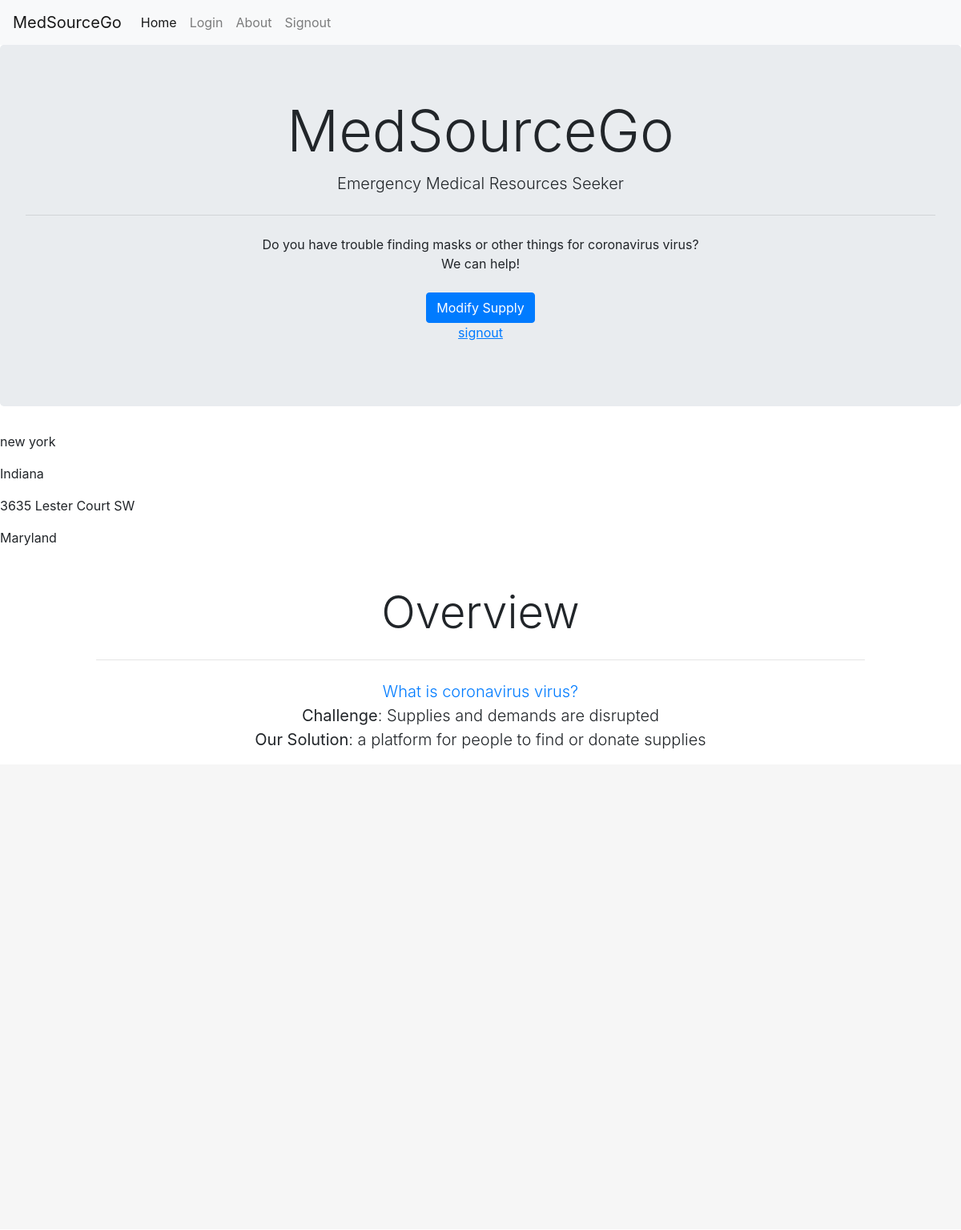
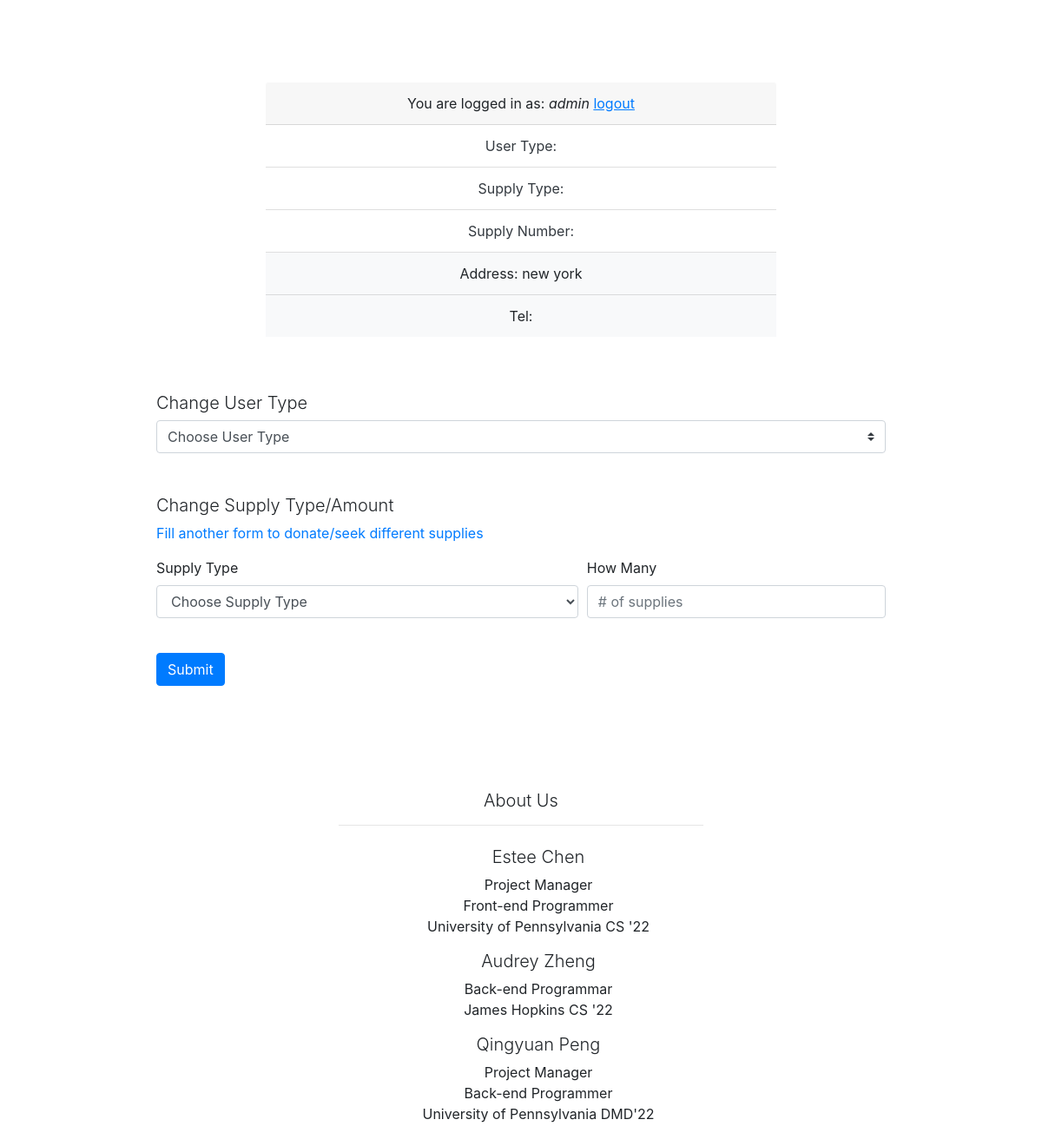
Screenshot of / (signed in) with the database file from the repository (2 pictures, top to bottom).
### core/models.py (models this page shows, shortened)
class Profile(models.Model):
    user = models.OneToOneField(
        User, related_name='profile', on_delete=models.CASCADE)
    uid = models.TextField(max_length=500, blank=True)
    userType = models.TextField(max_length=100, blank=True)
    supplyType = models.TextField(max_length=100, blank=True)
    supplyNumber = models.TextField(max_length=30, blank=True)
    addr = models.TextField(max_length=500, blank=True)
    tel = models.TextField(max_length=500, blank=True)
    info = models.TextField(max_length=500, blank=True)

### core/views.py (the view, shortened to what this page needs)
# urls.py: path('', index, name='index'),
def index(request):
    if str(request.user) == "AnonymousUser":
        return render(request, 'index.html', {"user": request.user, "loggedin": False, "unique": True, "allAddr": getAllLocs()})
    else:
        allAddr = []
        for currUser in User.objects.all():
            allAddr.append(currUser.profile.addr)
        return render(request, 'index.html', {"user": request.user, "loggedin": True, "unique": True, "allAddr": getAllLocs()})

### core/views.py (called while the page is built)
def getAllLocs():
    allAddr = []
    for currUser in User.objects.all():
        allAddr.append(currUser.profile.addr)
    return allAddr

### core/templates/index.html (shortened to what this page needs)
<!DOCTYPE html>
<html lang="en">
    <head>
        <link rel="stylesheet" href="https://stackpath.bootstrapcdn.com/bootstrap/4.4.1/css/bootstrap.min.css"
>
        {% load static %}
        <link rel="stylesheet" type="text/css" href="{% static 'index.css' %}">
    </head>
    <body>
        <nav class="navbar navbar-expand-lg navbar-light bg-light">
            <a class="navbar-brand active" href="/">MedSourceGo</a>
            <div class="collapse navbar-collapse" id="navbarSupportedContent">
                <ul class="navbar-nav mr-auto">
                    <li class="nav-item active">
                        <a class="nav-link" href="/">
                            Home <span class="sr-only">(current)</span></a>
                    </li>
                    <li class="nav-item">
                        <a class="nav-link" href="/login">Login</a>
                    </li>
                    <li class="nav-item">
                        <a class="nav-link" href="#aboutUs">About</a>
                    </li>
                    <li class="nav-item">
                        <a class="nav-link" href="/signout">Signout</a>
                    </li>
                </ul>
            </div>
        </nav>
        <div class="jumbotron float-md-center mx-auto" style="text-align:center;">
            <h1 class="display-3" style="text-align:center;">MedSourceGo</h1>
            <p class="lead" style="text-align:center;">Emergency Medical Resources Seeker</p>
            <hr class="my-4" style="text-align:center;">
            <p>Do you have trouble finding masks or other things for coronavirus virus?
                <br>
                We can help!
                <br>
                {%if loggedin%}
                <a class="btn btn-primary btn mt-4" href="#application" role="button">Modify Supply</a>
                <br>
                <a href="/signout"> <u>signout</u></a>
        </div>
        {%else%}
        <a class="btn btn-primary btn-lg mt-4" href="#application" role="button">I'm In!</a>
        <div class="text-muted">Already Registered?<a href="/login"> <u>Login</u></a></div>
        {%endif%}
        {% for addr in allAddr %}
        <p>{{addr}}</p>
        {% endfor %}
        <div class="my-5 mx-auto">
            <h2 class="display-4 mt-4 mx-auto" style="text-align:center;">Overview</h2>
            <hr class="my-4" style="width:80%;">
            <p class="lead" style="text-align: center"> <a href="https://www.cdc.gov/coronavirus/index.html">
                    What is coronavirus virus? </a>
                <br>
                <strong>Challenge</strong>: Supplies and demands are disrupted
                <br>
                <strong>Our Solution</strong>: a platform for people to find or donate supplies
            </p>
            <section id=" mymap" style="background-color: #F6F6F6; padding: 40px">
                <div id="map" style="height: 500px"></div>
            </section>
        </div>
        <form id="application" name="application" class="mx-auto" style="width: 70%; text-align:left;" method="post">
            {% if loggedin %}
            <div class="mx-auto mm-5 py-5" id="userInfo" style="text-align: center; width: 70%">
                <div class="card-header">
                    You are logged in as: <em>{{user}}</em>
                    <a href="/signout"> <u>logout</u></a>
                </div>
                <ul class="list-group list-group-flush">
                    <a class="list-group-item bg-white text-dark" href="#modifyType" id="modifyType">User Type: {{ user.profile.userType }}</a>
                    <a class="list-group-item bg-white text-dark" href="#modifySupply" id="modifySupply">Supply Type: {{ user.profile.supplyType }}</a>
                    <a class="list-group-item bg-white text-dark" href="#modifySupply">Supply Number: {{ user.profile.supplyNumber }}</a>
                    <li class="list-group-item bg-light">Address: {{ user.profile.addr }}</li>
                    <li class="list-group-item bg-light" id="modifySupply">Tel: {{ user.profile.tel }}</li>
                </ul>
            </div>
            <div class="form-group">
                <h4 class="mt-3 lead">Change User Type</h4>
                <select class="custom-select mr-sm-2" id="userType" name="userType">
                    <option selected value={{user.profile.userType}}>Choose User Type</option>
                </select>
                <h4 class="mt-5 lead">Change Supply Type/Amount</h4>
                <a href="/signout">
                    <p>Fill another form to donate/seek different supplies</p>
                </a>
                {% endif %}
                <div class="form-row">
                    <div class="col-7">
                        <label for="supplyType">Supply Type</label>
                        <select id="supplyType" name="supplyType" class="form-control">
                            <option selected value={{user.profile.supplyType}}>Choose Supply Type</option>
                        </select>
                    </div>
                    <div class="col">
                        <label for="supplyNumber">How Many</label>
                        <input name="supplyNumber" class="form-control" placeholder="# of supplies" value={{user.profile.supplyNumber}}>
                    </div>
                </div>
            </div>
            <button type="submit" class="btn btn-primary my-4">Submit</button>
        </form>
        <div class="mx-auto my-5 py-5" id="about" style="text-align: center; width: 70%">
            <h2 id="aboutUs" class="lead">About Us</h2>
            <hr class="mb-4" style="width: 50%">
            <ul style="list-style-type:none; text-align: center">
                <h2 class="lead">Estee Chen </h2>
                <li>Project Manager</li>
                <li>Front-end Programmer</li>
                <li>University of Pennsylvania CS '22</li>
            </ul>
            <ul style="list-style-type:none; text-align: center">
                <h2 class="lead">Audrey Zheng</h2>
                <li>Back-end Programmar</li>
                <li>James Hopkins CS '22</li>
            </ul>
            <ul style="list-style-type:none; text-align: center">
                <h2 class="lead">Qingyuan Peng</h2>
                <li>Project Manager</li>
                <li>Back-end Programmer</li>
                <li>University of Pennsylvania DMD'22</li>
            </ul>
        </div>
        <br><br><br>
    </body>
</html>

### core/static/index.css (style rules this page uses)
#map { height: 400px; width: 100%; }

### rows the page displays
Profile: allAddr "new york"
Profile: allAddr "Indiana"
Profile: allAddr "3635 Lester Court SW"
Profile: allAddr "Maryland"

### other values shown
{{ user }} "admin"
{{ user.profile.addr }} "new york"
